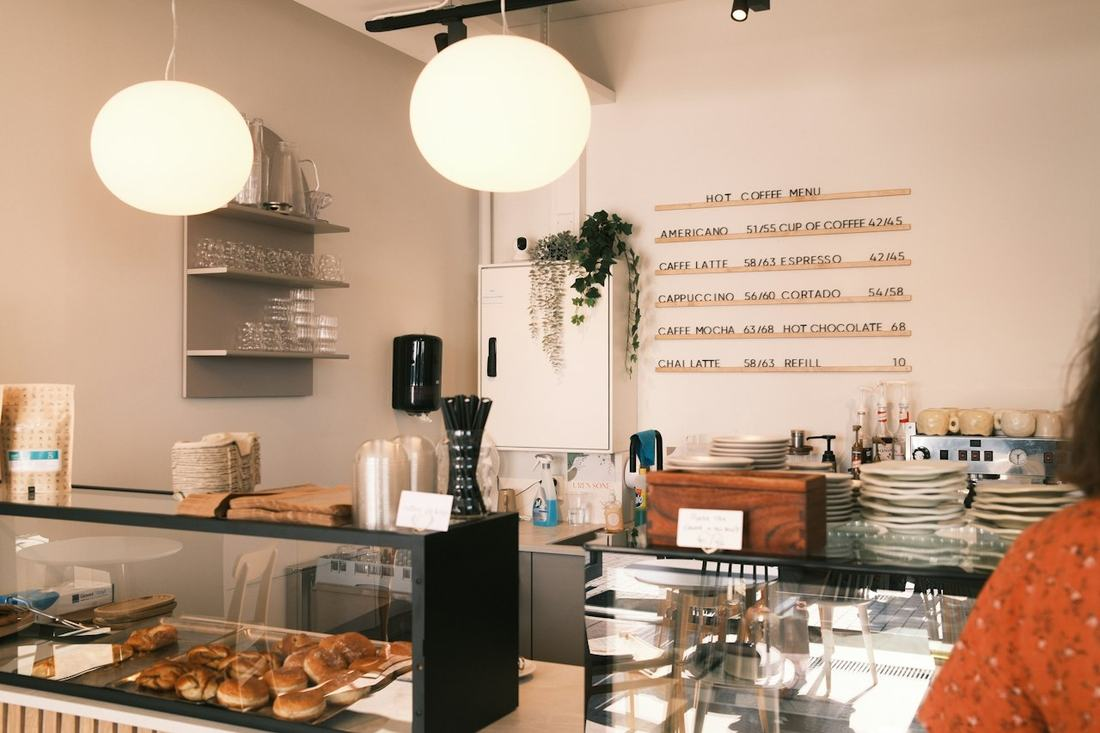
#> input picture build/bs/legacy_img/bs01-11-t4.jpg, 1100 x 733 px, given as the content of the folder build/bs/check/legacy_img/bs01-11-t4.jpg, which was not available
$ python sheet2.py legacy_img/bs01-11-t4.jpg
#> lines starting #> are read from the running program, lines starting #| are printed output that depends on the picture; pictures that were not available may be replaced by others from this repository, and a replacement may not be noted
# 검사 스크린샷 → build/bs/check/<sid>-sheet-N.jpg (2열 큰 미리보기)
import sys, os, glob
from PIL import Image, ImageDraw, ImageFont
sid = sys.argv[1]; cols = 2; TW = 900; TH = TW * 9 // 16
font = ImageFont.truetype('/usr/share/fonts/opentype/noto/NotoSansCJK-Bold.ttc', 18)
fs_ = sorted(glob.glob(f'build/bs/check/{sid}/*.jpg'))
for o in glob.glob(f'build/bs/check/{sid}-sheet-*.jpg'): os.remove(o)
per = 6
for s in range(0, len(fs_), per):
    ch = fs_[s:s + per]; rows = (len(ch) + cols - 1) // cols
    im = Image.new('RGB', (cols * (TW + 8), rows * (TH + 28)), (190, 195, 205)); d = ImageDraw.Draw(im)
#> after `im = Image.new('RGB', (cols * (TW + 8), rows * (TH + 28)), (190, 195, `:
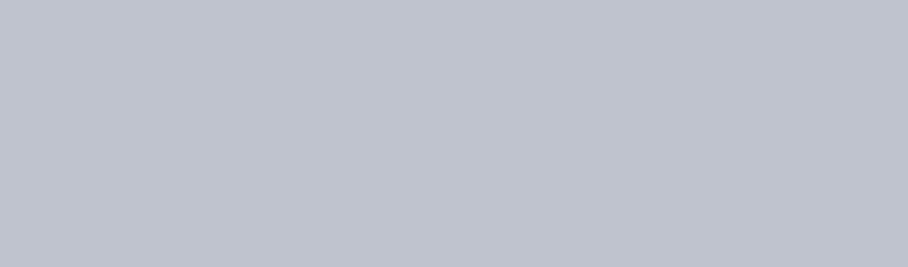
#> im: PIL image 1816x534 RGB (shown at 1/2 size); mean R, G, B 190, 195, 205
    for i, p in enumerate(ch):
        x, y = (i % cols) * (TW + 8), (i // cols) * (TH + 28)
        im.paste(Image.open(p).resize((TW, TH)), (x, y + 26)); d.text((x + 4, y + 2), os.path.basename(p)[:-4], fill=(0, 0, 0), font=font)
#> after `im.paste(Image.open(p).resize((TW, TH)), (x, y + 26))`:
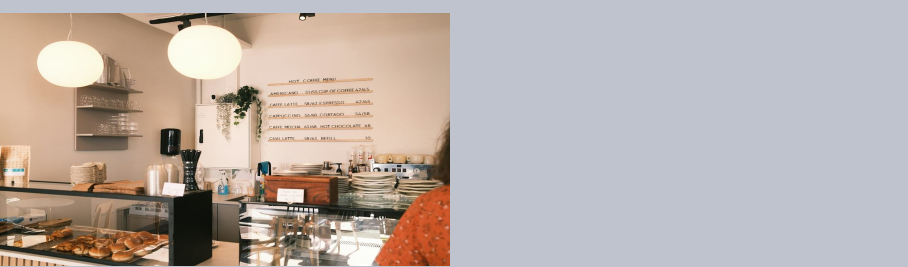
#> im: PIL image 1816x534 RGB (shown at 1/2 size); mean R, G, B 185.8, 175.7, 170.7
    im.save(f'build/bs/check/{sid}-sheet-{s // per}.jpg', quality=80)
print('sheets', (len(fs_) + per - 1) // per)

$ run again, on build/bs/legacy_img/bs06-6-t28.jpg
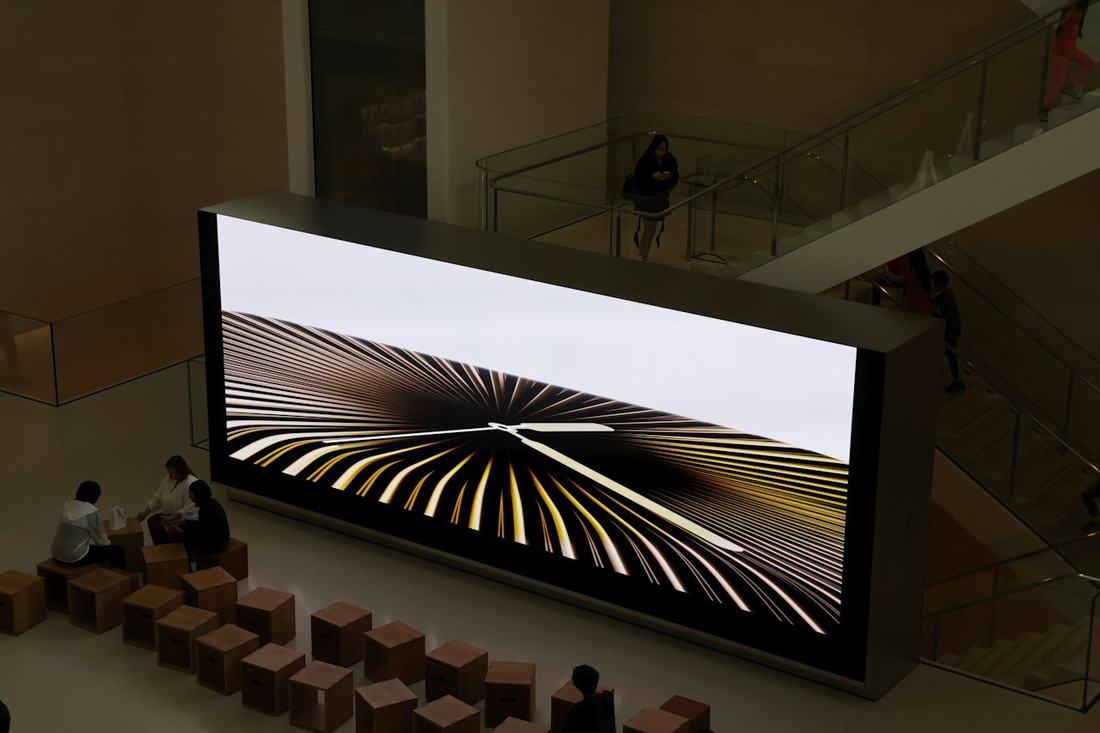
#> input picture build/bs/legacy_img/bs06-6-t28.jpg, 1100 x 733 px, given as the content of the folder build/bs/check/legacy_img/bs06-6-t28.jpg, which was not available
#> `im.paste(Image.open(p).resize((TW, TH)), (x, y + 26))`:
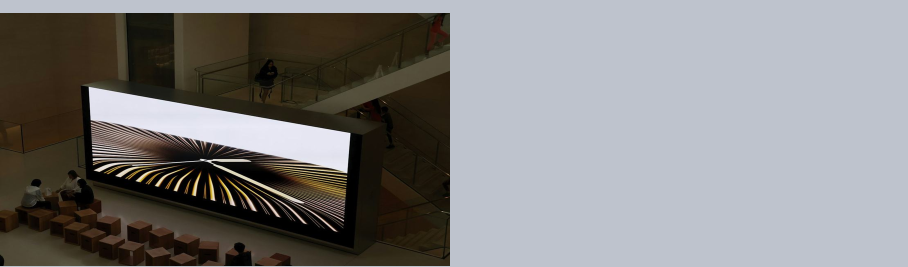
#> im: PIL image 1816x534 RGB (shown at 1/2 size); mean R, G, B 130.3, 129.2, 129.1

$ run again, on build/bs/legacy_img/bs08-8-t6.jpg
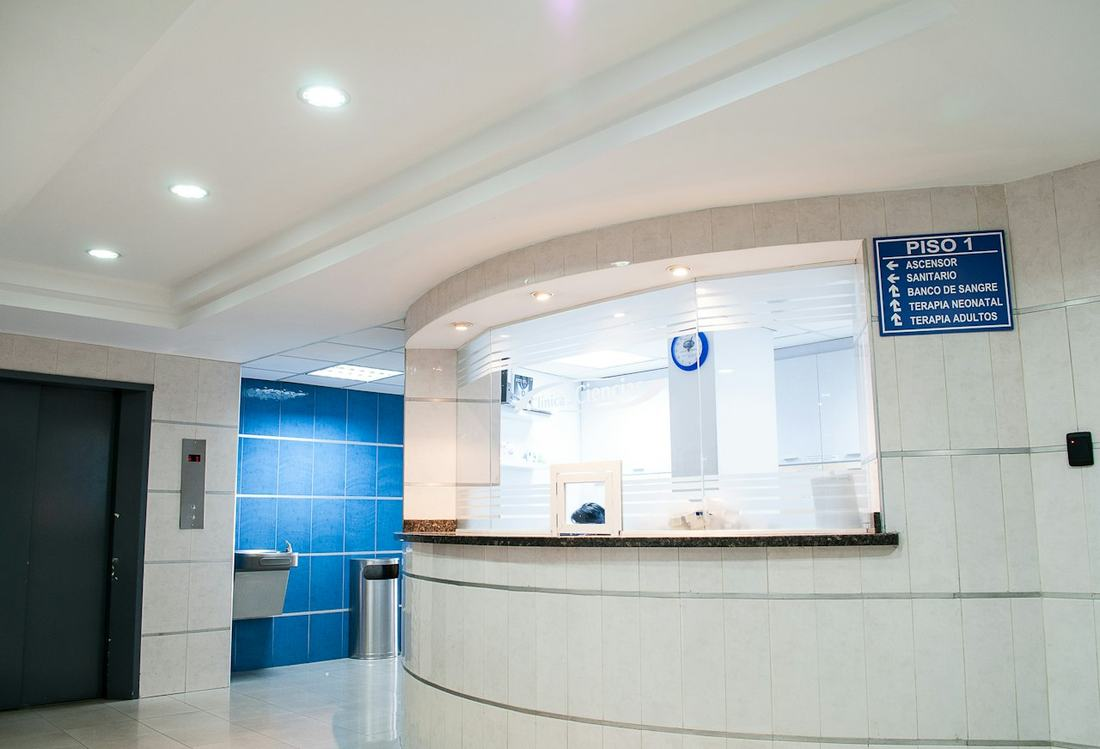
#> input picture build/bs/legacy_img/bs08-8-t6.jpg, 1100 x 749 px, given as the content of the folder build/bs/check/legacy_img/bs08-8-t6.jpg, which was not available
#> `im.paste(Image.open(p).resize((TW, TH)), (x, y + 26))`:
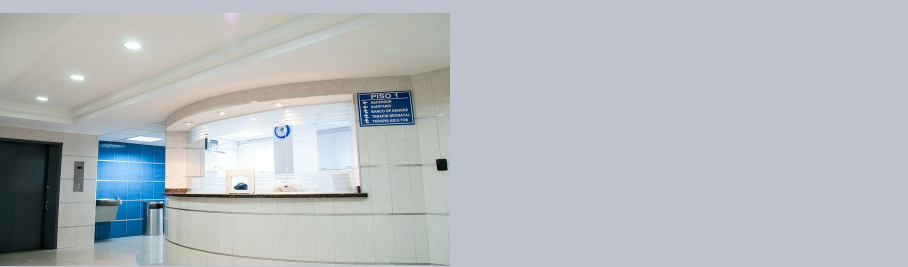
#> im: PIL image 1816x534 RGB (shown at 1/2 size); mean R, G, B 180.5, 186.1, 190.6
